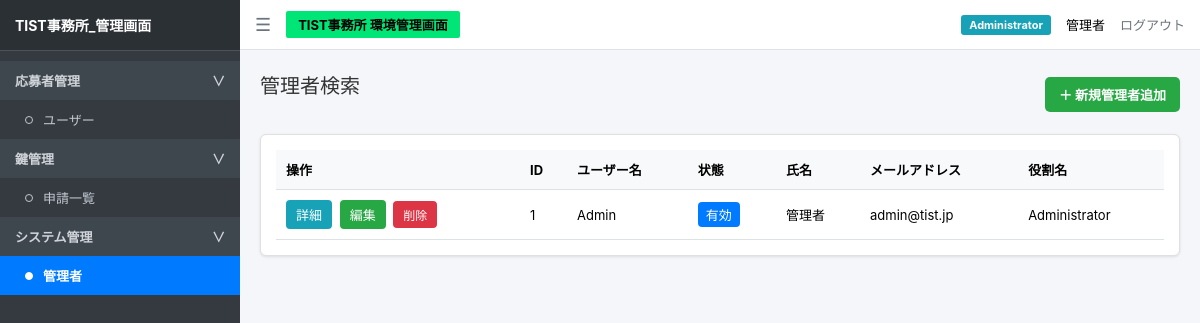
Screenshot of /admin/managers (signed in) with the database file from the repository.
### tables this page shows
CREATE TABLE managers (
            id INTEGER PRIMARY KEY AUTOINCREMENT,
            username TEXT UNIQUE NOT NULL,
            password TEXT,
            name TEXT NOT NULL,
            email TEXT,
            role TEXT NOT NULL,
            status TEXT NOT NULL
        );

### app.py (the view)
@app.route("/admin/managers")
def admin_managers():
    if not session.get("logged_in"):
        return redirect("/login")
    conn = sqlite3.connect(app.config["DATABASE"])
    conn.row_factory = sqlite3.Row
    cur = conn.cursor()
    cur.execute("SELECT * FROM managers ORDER BY id ASC")
    rows = cur.fetchall()
    conn.close()
    managers = [dict(row) for row in rows]
    return render_template("managers.html", managers=managers)

### templates/managers.html (shortened to what this page needs)
<!DOCTYPE html>
<html lang="ja">
<head>
<link rel="stylesheet" href="{{ url_for('static', filename='css/style.css') }}">
</head>
<body>
<div class="sidebar">
    <div class="sidebar-header">TIST事務所_管理画面</div>
    <ul class="sidebar-menu">
        <li class="menu-category"
            onclick="toggleSubmenu('applicant-menu', 'applicant-arrow')">
            応募者管理
            <span id="applicant-arrow">∨</span>
        </li>
        <ul id="applicant-menu" class="submenu-list">
            <li>
                <a href="/users" class="menu-item">
                    <span class="circle-icon"></span>
                    ユーザー
                </a>
            </li>
        </ul>
        <li class="menu-category"
            onclick="toggleSubmenu('key-menu', 'key-arrow')">
            鍵管理
            <span id="key-arrow">∨</span>
        </li>
        <ul id="key-menu" class="submenu-list">
            <li>
                <a href="/admin" class="menu-item">
                    <span class="circle-icon"></span>
                    申請一覧
                </a>
            </li>
        </ul>
        <li class="menu-category"
            onclick="toggleSubmenu('system-menu', 'system-arrow')">
            システム管理
            <span id="system-arrow">∨</span>
        </li>
        <ul id="system-menu" class="submenu-list">
            <li>
                <a href="/admin/managers" class="menu-item active">
                    <span class="circle-icon"></span>
                    管理者
                </a>
            </li>
        </ul>
    </ul>
</div>
<div class="main-wrapper">
    <div class="navbar">
        <div class="navbar-left">
            <span class="menu-toggle">☰</span>
            <span class="badge-green">
                TIST事務所 環境管理画面
            </span>
        </div>
        <div class="navbar-right">
            <span class="badge-admin">
                {{ session.get("role", "Administrator") }}
            </span>
            <span>
                {{ session.get("name", "管理者") }}
            </span>
            <a href="/logout" class="logout-btn">
                ログアウト
            </a>
        </div>
    </div>
    <div class="content">
        <div class="manager-toolbar">
            <h2 class="page-title">
                管理者検索
            </h2>
            <a href="/admin/managers/add"
               class="btn-add">
                ＋ 新規管理者追加
            </a>
        </div>
        <div class="card">
            <table style="
                width:100%;
                border-collapse:collapse;
                font-size:13px;
                text-align:left;
            ">
                <thead>
                    <tr style="
                        background-color:#f8f9fa;
                        border-bottom:1px solid #dee2e6;
                    ">
                        <th style="padding:10px;">
                            操作
                        </th>
                        <th style="padding:10px;">
                            ID
                        </th>
                        <th style="padding:10px;">
                            ユーザー名
                        </th>
                        <th style="padding:10px;">
                            状態
                        </th>
                        <th style="padding:10px;">
                            氏名
                        </th>
                        <th style="padding:10px;">
                            メールアドレス
                        </th>
                        <th style="padding:10px;">
                            役割名
                        </th>
                    </tr>
                </thead>
                <tbody>
                {% for m in managers %}
                    <tr style="
                        border-bottom:1px solid #dee2e6;
                    ">
                        <td style="padding:10px; white-space:nowrap;">
                            <a
                                href="/admin/managers/{{ m.id }}"
                                class="btn-detail">
                                詳細
                            </a>
                            <a
                                href="/admin/managers/{{ m.id }}/edit"
                                class="btn-edit">
                                編集
                            </a>
                            <a
                                href="/admin/managers/{{ m.id }}/delete"
                                class="btn-delete"
                                onclick="
                                    return confirm(
                                        'この管理者を削除しますか？'
                                    );
                                ">
                                削除
                            </a>
                        </td>
                        <td style="padding:10px;">
                            {{ m.id }}
                        </td>
                        <td style="padding:10px;">
                            {{ m.username }}
                        </td>
                        <td style="padding:10px;">
                            {% if m.status == '有効' %}
                                <span class="status-active">
                                    有効
                                </span>
                            {% else %}
                                <span class="status-disabled">
                                    {{ m.status }}
                                </span>
                            {% endif %}
                        </td>
                        <td style="padding:10px;">
                            {{ m.name }}
                        </td>
                        <td style="padding:10px;">
                            {{ m.email }}
                        </td>
                        <td style="padding:10px;">
                            {{ m.role }}
                        </td>
                    </tr>
                {% endfor %}
                </tbody>
            </table>
        </div>
    </div>
</div>
</body>
</html>

### static/css/style.css (style rules this page uses)
* { box-sizing: border-box; margin: 0; padding: 0; }
body { font-family: -apple-system, BlinkMacSystemFont, "Segoe UI", Roboto, "Helvetica Neue", Arial, sans-serif; background-color: #f4f6f9; display: flex; height: 100vh; overflow: hidden; }
.sidebar { width: 240px; background-color: #343a40; color: #c2c7d0; display: flex; flex-direction: column; flex-shrink: 0; }
.sidebar-header { padding: 15px; font-size: 14px; font-weight: bold; color: #ffffff; background-color: #2b3035; border-bottom: 1px solid #4b545c; }
.sidebar-menu { list-style: none; padding: 10px 0; overflow-y: auto; }
.menu-category { padding: 10px 15px; font-size: 13px; font-weight: bold; color: #d0d4da; background-color: #3f474e; display: flex; justify-content: space-between; align-items: center; cursor: pointer; user-select: none; }
.menu-item { padding: 10px 15px 10px 25px; font-size: 13px; cursor: pointer; display: flex; align-items: center; gap: 10px; color: #c2c7d0; text-decoration: none; transition: background-color 0.15s ease, color 0.15s ease; }
.menu-item.active { background-color: #007bff; color: #ffffff; font-weight: bold; }
.circle-icon { width: 8px; height: 8px; border: 1px solid #c2c7d0; border-radius: 50%; display: inline-block; background-color: transparent; flex-shrink: 0; }
.menu-item.active .circle-icon { border-color: #ffffff; background-color: #ffffff; }
.submenu-list { list-style: none; padding: 0; margin: 0; }
.main-wrapper { flex: 1; display: flex; flex-direction: column; overflow: hidden; }
.navbar { height: 50px; background-color: #ffffff; border-bottom: 1px solid #dee2e6; display: flex; align-items: center; justify-content: space-between; padding: 0 15px; }
.navbar-left { display: flex; align-items: center; gap: 15px; }
.menu-toggle { font-size: 18px; cursor: pointer; color: #6c757d; }
.badge-green { background-color: #00e676; color: #000; padding: 4px 12px; font-weight: bold; font-size: 13px; border-radius: 2px; }
.navbar-right { display: flex; align-items: center; gap: 15px; font-size: 13px; }
.badge-admin { background-color: #17a2b8; color: #fff; padding: 3px 8px; border-radius: 3px; font-size: 11px; font-weight: bold; }
.logout-btn { color: #6c757d; text-decoration: none; }
.content { padding: 20px; overflow-y: auto; flex: 1; }
.page-title { font-size: 20px; font-weight: normal; margin-bottom: 20px; color: #333; }
.card { background: #ffffff; padding: 15px; margin-bottom: 15px; border-radius: 6px; box-shadow: 0 1px 3px rgba(0,0,0,0.1); border: 1px solid #e0e0e0; }
.btn-delete { background-color: #6c757d; }
.btn-approve, .btn-reject, .btn-delete { display: inline-block; padding: 5px 10px; border-radius: 4px; color: #ffffff; text-decoration: none; font-size: 12px; border: none; cursor: pointer; }

### templates/managers.html (style rules this page uses)
.manager-toolbar { display: flex; justify-content: space-between; align-items: center; margin-bottom: 15px; }
.btn-add { display: inline-block; padding: 8px 14px; background-color: #28a745; color: #fff; text-decoration: none; border-radius: 5px; font-size: 13px; font-weight: bold; }
.btn-detail { display: inline-block; padding: 5px 10px; background-color: #17a2b8; color: white; text-decoration: none; border-radius: 4px; margin-right: 4px; }
.btn-edit { display: inline-block; padding: 5px 10px; background-color: #28a745; color: white; text-decoration: none; border-radius: 4px; margin-right: 4px; }
.btn-delete { display: inline-block; padding: 5px 10px; background-color: #dc3545; color: white; text-decoration: none; border-radius: 4px; }
.status-active { display: inline-block; padding: 3px 8px; background-color: #007bff; color: white; border-radius: 4px; }

### rows the page displays
managers: get "Administrator", get "管理者", id "1", username "Admin", status "有効", name "管理者", email "admin@tist.jp", role "Administrator"
